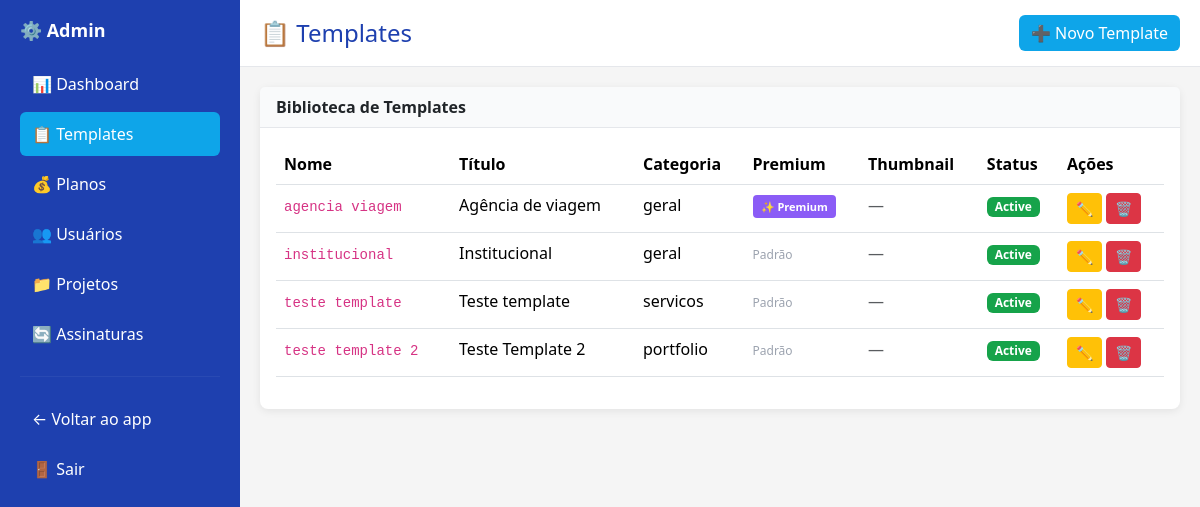
Screenshot of /templates (signed in) with the database file from the repository.
### tables this page shows
CREATE TABLE templates_library (
                id INTEGER PRIMARY KEY AUTOINCREMENT,
                name TEXT UNIQUE NOT NULL,
                title TEXT,
                description TEXT,
                category TEXT,
                html_file TEXT,
                thumb_file TEXT,
                order_position INTEGER DEFAULT 0,
                status TEXT DEFAULT 'active' CHECK(status IN ('active', 'inactive', 'deprecated')),
                created_at DATETIME DEFAULT CURRENT_TIMESTAMP,
                updated_at DATETIME DEFAULT CURRENT_TIMESTAMP,
                deleted_at DATETIME
            , is_premium INTEGER DEFAULT 0);

### app/controllers/AdminController.php (called while the page is built, shortened)
<?php
class AdminController
{
    private $pdo;
    public function __construct()
    {
        $this->pdo = require __DIR__ . '/../../config/database.php';
    }
    public function templates()
    {
        $templates = $this->pdo->query("
            SELECT * FROM templates_library ORDER BY order_position ASC
        ")->fetchAll(\PDO::FETCH_ASSOC);
        include __DIR__ . '/../Views/admin/templates.php';
    }
}

### public/index.php (called while the page is built, shortened)
<?php
require_once __DIR__ . '/../config/routes.php';

### config/database.php (called while the page is built, shortened)
<?php
$dbFile = __DIR__ . '/../database/app.db';
try {
    $pdo = new \PDO('sqlite:' . $dbFile);
    $pdo->setAttribute(\PDO::ATTR_ERRMODE, \PDO::ERRMODE_EXCEPTION);
    $pdo->exec('PRAGMA foreign_keys = ON');
    return $pdo;
} catch (\PDOException $e) {
    die('Erro ao conectar ao banco SQLite: ' . $e->getMessage());
}

### app/views/admin/templates.php (the view, shortened to what this page needs)
<!DOCTYPE html>
<html lang="pt-BR">
<head>
    <link href="https://cdn.jsdelivr.net/npm/bootstrap@5.3.2/dist/css/bootstrap.min.css" rel="stylesheet">
</head>
<body>
<div class="sidebar">
    <h4>⚙️ Admin</h4>
    <a href="/admin">📊 Dashboard</a>
    <a href="/admin/templates" class="active">📋 Templates</a>
    <a href="/admin/plans">💰 Planos</a>
    <a href="/admin/users">👥 Usuários</a>
    <a href="/admin/projects">📁 Projetos</a>
    <a href="/admin/subscriptions">🔄 Assinaturas</a>
    <hr style="border-color: rgba(255,255,255,0.2); margin: 20px 0;">
    <a href="/projects">← Voltar ao app</a>
    <a href="/logout">🚪 Sair</a>
</div>
<div class="main-content">
    <div class="topbar">
        <h2>📋 Templates</h2>
        <button class="btn btn-primary" onclick="openTemplateModal()">➕ Novo Template</button>
    </div>
    <div class="content-area">
        <div class="card">
            <div class="card-header">
                Biblioteca de Templates
            </div>
            <div class="card-body">
                <table class="table table-hover">
                    <thead>
                    <tr>
                        <th>Nome</th>
                        <th>Título</th>
                        <th>Categoria</th>
                        <th>Premium</th>
                        <th>Thumbnail</th>
                        <th>Status</th>
                        <th>Ações</th>
                    </tr>
                    </thead>
                    <tbody>
                    <?php foreach ($templates as $tpl): ?>
                        <tr>
                            <td><code><?= htmlspecialchars($tpl['name']) ?></code></td>
                            <td><?= htmlspecialchars($tpl['title']) ?></td>
                            <td><?= htmlspecialchars($tpl['category']) ?></td>
                            <td>
                                <?php if ($tpl['is_premium']): ?>
                                    <span class="badge-premium">✨ Premium</span>
                                <?php else: ?>
                                    <span style="color: #9ca3af; font-size: 12px;">Padrão</span>
                                <?php endif; ?>
                            </td>
                            <td>
                                <?php if ($tpl['thumb_file']): ?>
                                    <img src="/templates/thumbs/<?= htmlspecialchars($tpl['thumb_file']) ?>"
                                         class="template-thumb" alt="">
                                <?php else: ?>
                                    <span class="text-muted">—</span>
                                <?php endif; ?>
                            </td>
                            <td>
                                    <span class="badge"
                                          style="background: <?= $tpl['status'] === 'active' ? '#16a34a' : '#dc2626' ?>">
                                        <?= ucfirst($tpl['status']) ?>
                                    </span>
                            </td>
                            <td>
                                <button class="btn btn-sm btn-warning"
                                        onclick="editTemplate(<?= $tpl['id'] ?>)">✏️</button>
                                <button class="btn btn-sm btn-danger"
                                        onclick="deleteTemplate(<?= $tpl['id'] ?>)">🗑️</button>
                            </td>
                        </tr>
                    <?php endforeach; ?>
                    </tbody>
                </table>
            </div>
        </div>
    </div>
</div>
</body>
</html>

### app/views/admin/templates.php (style rules this page uses)
body { display: flex; height: 100vh; background: #f5f5f5; }
.sidebar { width: 240px; background: #1e40af; color: white; padding: 20px; overflow-y: auto; position: fixed; height: 100vh; left: 0; top: 0; }
.sidebar h4 { margin-bottom: 20px; font-size: 18px; font-weight: 700; }
.sidebar a { display: block; color: white; text-decoration: none; padding: 10px 12px; border-radius: 6px; margin-bottom: 6px; transition: background 0.3s; }
.sidebar a:hover, .sidebar a.active { background: #0ea5e9; }
.main-content { margin-left: 240px; flex: 1; display: flex; flex-direction: column; }
.topbar { background: white; padding: 15px 20px; border-bottom: 1px solid #e5e7eb; display: flex; justify-content: space-between; align-items: center; }
.topbar h2 { margin: 0; font-size: 24px; color: #1e40af; }
.content-area { flex: 1; overflow-y: auto; padding: 20px; }
.card { border: none; border-radius: 8px; box-shadow: 0 2px 8px rgba(0, 0, 0, 0.08); margin-bottom: 20px; }
.card-header { background: #f9fafb; border-bottom: 1px solid #e5e7eb; font-weight: 600; }
.btn-primary { background: #0ea5e9; border: none; }
table { background: white; }
thead { background: #f9fafb; }
.badge-premium { background: #8b5cf6; color: white; padding: 4px 8px; border-radius: 4px; font-size: 11px; font-weight: 600; }

### rows the page displays
templates_library: name "agencia viagem", title "Agência de viagem", category "geral", is_premium "✨ Premium", status "Active"
templates_library: name "institucional", title "Institucional", category "geral", is_premium "Padrão", status "Active"
templates_library: name "teste template", title "Teste template", category "servicos", is_premium "Padrão", status "Active"
templates_library: name "teste template 2", title "Teste Template 2", category "portfolio", is_premium "Padrão", status "Active"
